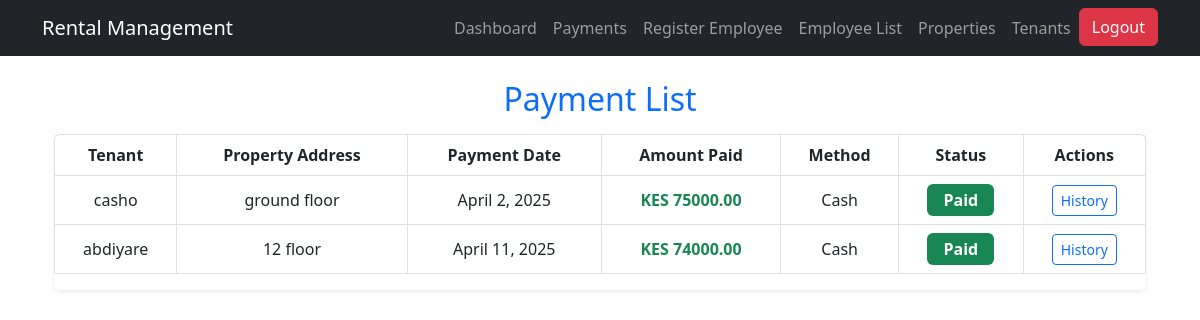
Page /payments/ (signed in) on the earlier database version.
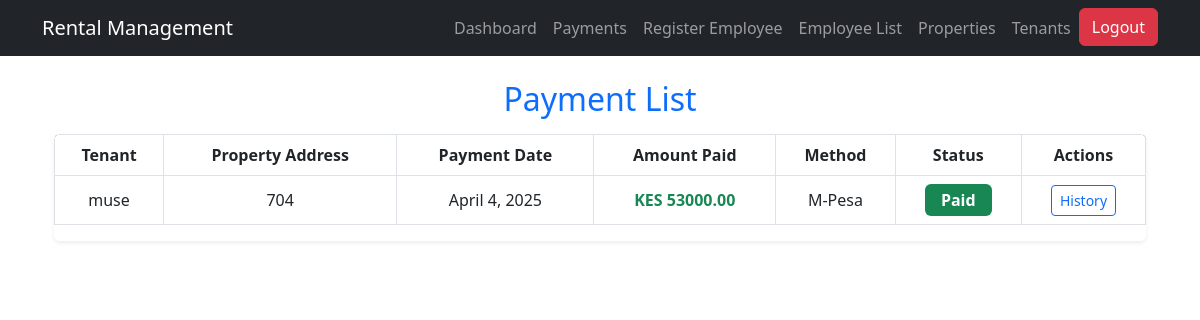
Same page on the later database version.
### users/models.py (models this page shows, shortened)
class Payment(models.Model):
    tenant = models.ForeignKey(Tenant, on_delete=models.CASCADE)  # ✅ Fixed here
    payment_date = models.DateField()
    amount_paid = models.DecimalField(max_digits=10, decimal_places=2)
    receipt = models.FileField(upload_to="receipts/", blank=True, null=True)  # Add receipt upload field
    PAYMENT_METHODS = [
        ('M-Pesa', 'M-Pesa'),
        ('Bank', 'Bank Transfer'),
        ('Cash', 'Cash'),
    ]
    payment_method = models.CharField(max_length=10, choices=PAYMENT_METHODS)
    STATUS_CHOICES = [
        ('Paid', 'Paid'),
        ('Pending', 'Pending'),
        ('Overdue', 'Overdue'),
    ]
    status = models.CharField(max_length=10, choices=STATUS_CHOICES, default='Pending')

class Tenant(models.Model):
    name = models.CharField(max_length=255)
    email = models.EmailField(unique=True)
    phone = models.CharField(max_length=20)
    property_address = models.CharField(max_length=255)
    move_in_date = models.DateField()
    rent_amount = models.DecimalField(max_digits=10, decimal_places=2)
    id_document = models.FileField(upload_to='tenant_documents/', blank=True, null=True)

### users/views.py (the view)
# urls.py: path('payments/', payment_list, name='payment_list'),  # View all payments
@login_required
def payment_list(request):
    latest_payments = Payment.objects.filter(
        id__in=Payment.objects.values('tenant').annotate(latest=Max('id')).values('latest')
    ).select_related('tenant')
    return render(request, 'users/payment_list.html', {'payments': latest_payments})

### users/templates/users/payment_list.html (shortened to what this page needs)
{% extends "users/base.html" %}
{% block content %}
<div class="container mt-4">
    <h2 class="mb-3 text-center text-primary">
         Payment List
    </h2>
    <div class="table-responsive shadow-sm rounded">
        <table class="table table-hover table-bordered text-center align-middle">
            <thead class="bg-dark text-white">
                <tr>
                    <th>Tenant</th>
                    <th>Property Address</th>
                    <th>Payment Date</th>
                    <th>Amount Paid</th>
                    <th>Method</th>
                    <th>Status</th>
                    <th>Actions</th>
                </tr>
            </thead>
            <tbody>
                {% for payment in payments %}
                <tr>
                    <td>{{ payment.tenant.name }}</td>
                    <td>{{ payment.tenant.property_address }}</td>
                    <td>{{ payment.payment_date }}</td>
                    <td><strong class="text-success">KES {{ payment.amount_paid }}</strong></td>
                    <td>{{ payment.payment_method }}</td>
                    <td>
                        <span class="badge px-3 py-2 fs-6
                            {% if payment.status == 'Paid' %}bg-success
                            {% elif payment.status == 'Pending' %}bg-warning text-dark
                            {% else %}bg-danger{% endif %}">
                            {{ payment.status }}
                        </span>
                    </td>
                    <td>
                        <a href="{% url 'tenant_payments' payment.tenant.id %}"
                           class="btn btn-sm btn-outline-primary" data-bs-toggle="tooltip" title="View Payment History">
                             History
                        </a>
                    </td>
                </tr>
                {% empty %}
                <tr>
                    <td colspan="7" class="text-muted text-center py-3">
                        <i class="fas fa-info-circle"></i> No payments recorded yet.
                    </td>
                </tr>
                {% endfor %}
            </tbody>
        </table>
    </div>
</div>
{% endblock %}

Differences in the rows shown:
removed Payment: tenant.name "casho", tenant.property_address "ground floor", payment_date "April 2, 2025", amount_paid "75000.00", payment_method "Cash", status "Paid"
removed Payment: tenant.name "abdiyare", tenant.property_address "12 floor", payment_date "April 11, 2025", amount_paid "74000.00", payment_method "Cash", status "Paid"
added Payment: tenant.name "muse", tenant.property_address "704", payment_date "April 4, 2025", amount_paid "53000.00", payment_method "M-Pesa", status "Paid"
